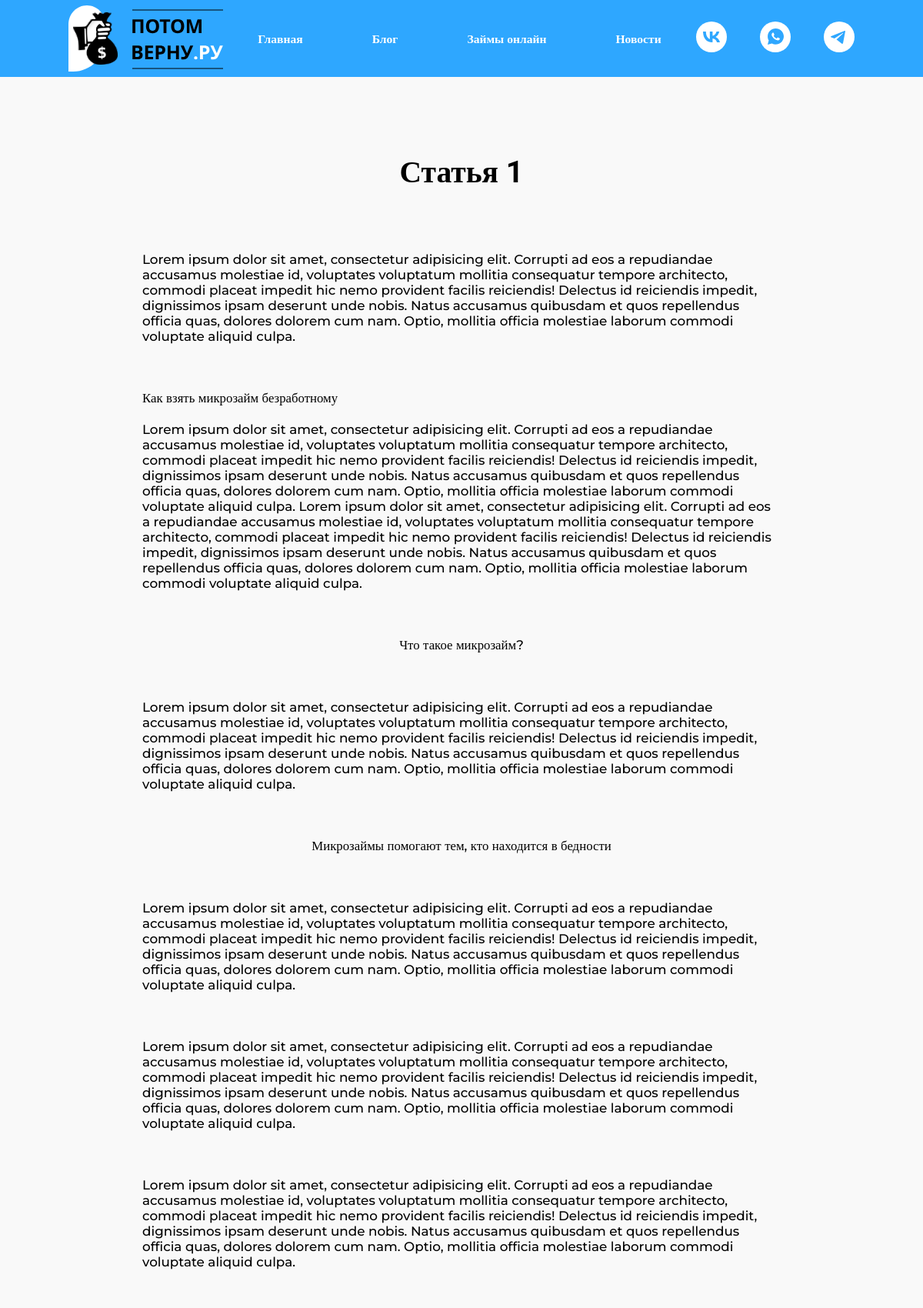
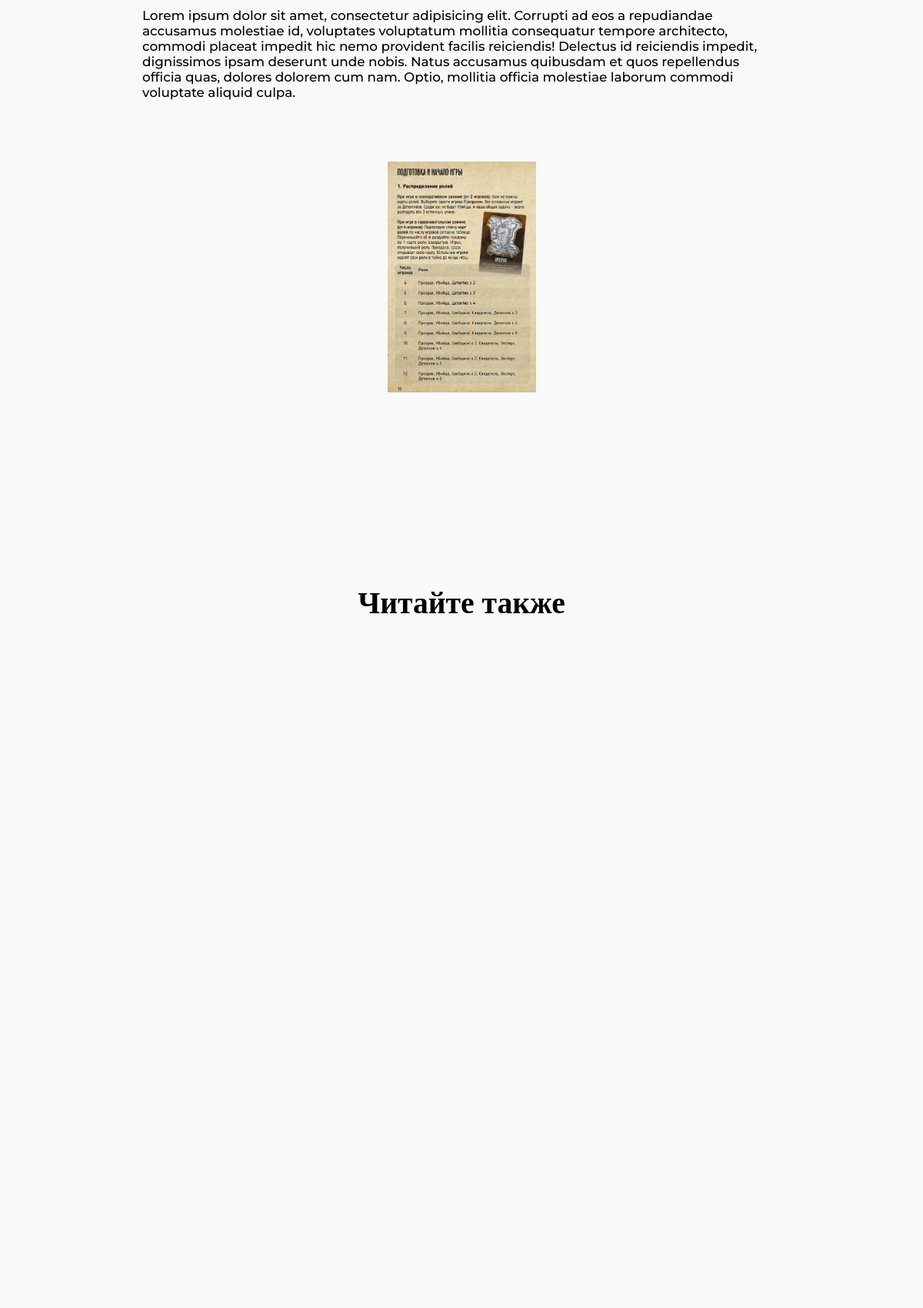
/blog/article/statya-1/ (upper part), run on the app's committed database (2 pictures, top to bottom).
### article/models.py (models this page shows, shortened)
class Article(models.Model):
    title = models.CharField('Название', max_length=100)
    slug = models.SlugField('Ссылка', blank=True, null=True, unique=True, db_index=True)
    text = models.TextField('Текст')
    date = models.DateField('Дата', auto_now_add=True)
    description = models.CharField('Описание', max_length=250)
    article_image = models.ImageField('Изборажение', null=True, upload_to='article/')
    big_status = models.BooleanField('Большая статья', default=False)
    preview_image = models.ImageField('Предварительное изображение', upload_to='article/')
    class Meta:
        verbose_name = 'Статья'
        verbose_name_plural = 'Статьи'
        ordering = ['date', 'title']

### article/views.py (the view)
# urls.py: path('blog/article/<slug:slug>/', views.article, name='article'),
def article(request, slug):
    article_slug = get_object_or_404(Article, slug=slug)
    articles_small = Article.objects.exclude(slug=slug)
    return render(request, 'article/article.html', {'article': article_slug,
                                                    'article_list': articles_small})

### templates/article/article.html (shortened to what this page needs)
<!DOCTYPE html>
{% load static%}
<html lang="ru">
<head>
    <link rel="stylesheet" href="{% static 'article/css/main.css' %}">
    <link rel="stylesheet" href="{% static 'article/css/header.css' %}">
    <link rel="stylesheet" href="{% static 'article/css/footer.css' %}">
    <link rel="stylesheet" href="{% static 'article/css/article_style.css' %}">
    <link rel="stylesheet" href="{% static 'blog/css/blog_style.css' %}">
</head>
<body>
    <div class="wrapper">
        {% include 'includes/header.html' %}
        <main>
            <div class="content">
                <h2 class="article-name">{{article.title}}</h2>
                {{article.text|linebreaks}}
                <img src="{{ article.article_image.url }}" alt="" class="article-image">
                <div class="read-more">
                    <h2>Читайте также</h2>
                </div>
            </div>
        </main>
    </div>
</body>
</html>

### article/static/article/css/main.css (style rules this page uses)
*, *::after, *::before { margin: 0; padding: 0; border: 0; box-sizing: border-box; }
html, body { height: calc(var(--vh, 1vh) * 100); max-width: 100%; overflow-x: hidden; }
body { background-color: #F9F9F9; height: 100%; }
.wrapper { max-width: 100%; min-height: 100%; background-color: #F9F9F9; display: flex; flex-direction: column; }
main { flex: 1 1 auto; }
.content { display: flex; flex-direction: column; max-width: 70vw; margin: 0 auto; margin-top: 50px; }

### article/static/article/css/article_style.css (style rules this page uses)
.content > h2, .read-more > h2 { font-family: 'Roboto'; font-style: normal; font-weight: 700; font-size: 3.3vw; padding: 50px 0 50px 0; }
.content > p { padding: 30px 5px; font-family: 'Montserrat'; font-style: normal; font-weight: 500; font-size: 1.4vw; }
.read-more { max-width: 100%; }
.read-more > h2 { text-align: center; padding: 200px 5px 50px 5px; }
.article-image { max-width: 500px; height: 300px; margin: 50px 20px; }

### blog/static/blog/css/blog_style.css (style rules this page uses)
.content { align-items: center; }

### data on the page
Article: title "Статья 1", text "Lorem ipsum dolor sit amet, consectetur adipisicing elit. Corrupti ad eos a repudiandae accusamus molestiae id, voluptates voluptatum mollitia consequatur tempore architecto, commodi placeat impedit hic nemo provident facilis reiciendis! Delectus id reiciendis impedit, dignissimos ipsam deserunt unde nobis. Natus accusamus quibusdam et quos repellendus officia quas, dolores dolorem cum nam. Optio, mollitia officia molestiae laborum commodi voluptate aliquid culpa. Как взять микрозайм безработному Lorem ipsum dolor sit amet, consectetur adipisicing elit. Corrupti ad eos a repudiandae accusamus molestiae id, voluptates voluptatum mollitia consequatur tempore architecto, commodi placeat…", article_image (picture)
